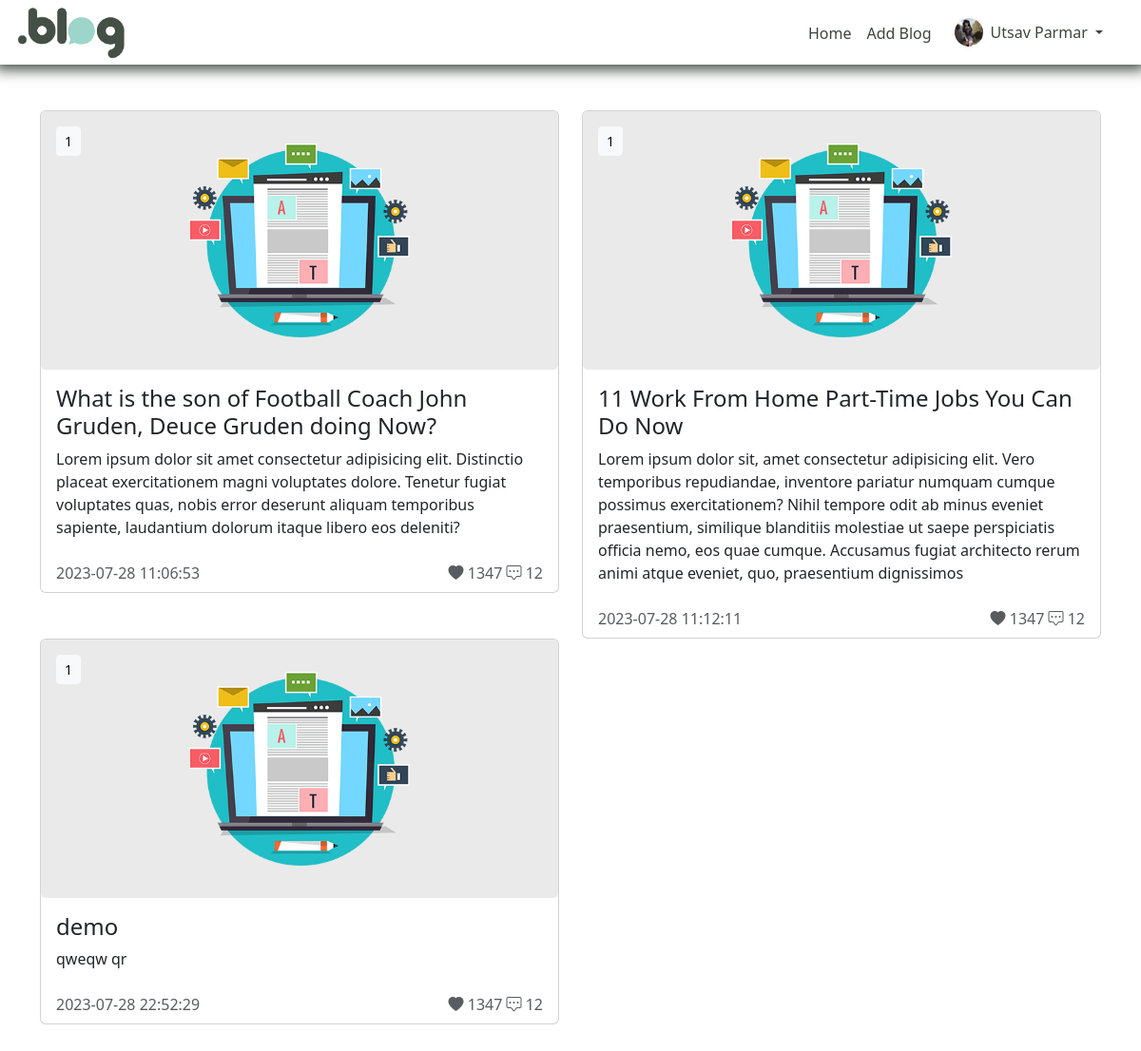
Before: /dashboard.php (signed in) with the older database file.
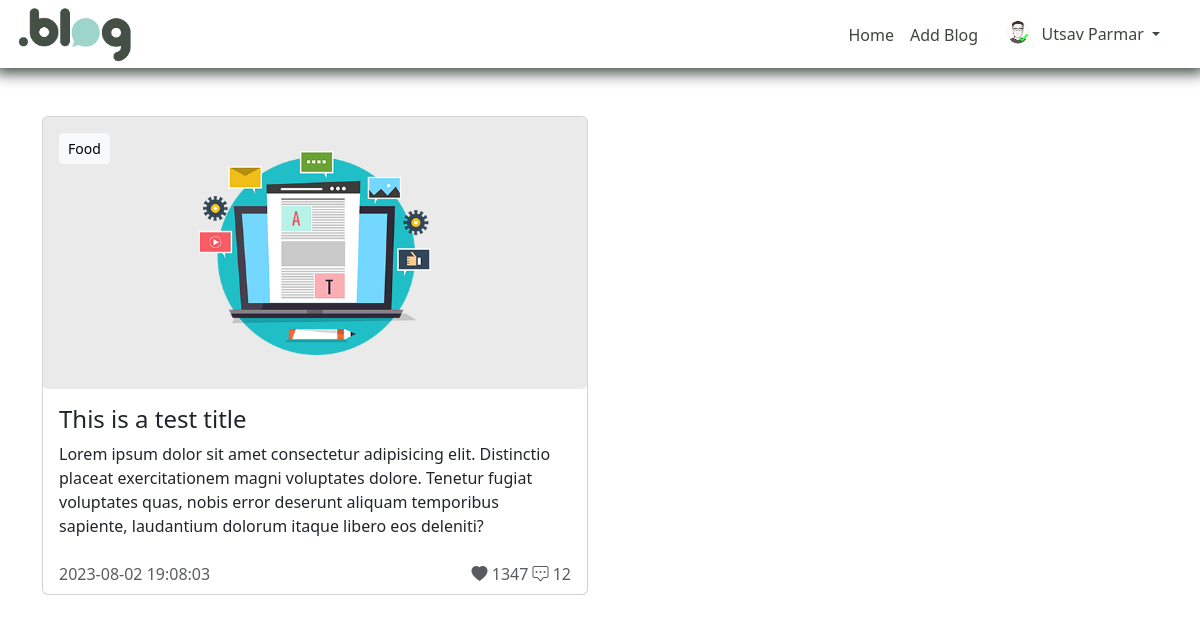
After: the same page with the newer database file.
### tables this page shows
CREATE TABLE `users` (
  `user_id` int(11) NOT NULL,
  `name` varchar(100) NOT NULL,
  `email` varchar(100) NOT NULL,
  `password` varchar(100) NOT NULL,
  `user_type` enum('client','admin') NOT NULL DEFAULT 'client',
  `image` varchar(100) DEFAULT NULL
);

CREATE TABLE `blog_posts` (
  `post_id` int(11) NOT NULL,
  `user_id` int(11) NOT NULL,
  `title` text NOT NULL,
  `content` text NOT NULL,
  `like_count` int(11) DEFAULT NULL,
  `comment_count` int(11) DEFAULT NULL,
  `category` text NOT NULL,
  `image` text,
  `category_id` int(11) NOT NULL,
  `created_at` datetime NOT NULL DEFAULT CURRENT_TIMESTAMP
);

### dashboard.php (the view, shortened to what this page needs)
<!DOCTYPE html>
<html lang="en">
<head>
</head>
<body>
  <?php
  include "./navbar_dash.php";
  ?>
  <div class="container my-5">
    <div class="row">
      <?php
      $query = "SELECT * FROM blog_posts";
      $runquery = mysqli_query($conn, $query);
      while ($row = mysqli_fetch_assoc($runquery)) {
        $title = $row["title"];
        $content = $row["content"];
        $category = $row["category"];
        $created_at = $row["created_at"];
        ?>
        <div class="col-sm-6">
          <div class="card">
            <img class="card-img" src='./assets/blog_default.png' alt="Post_Card">
            <div class="card-img-overlay">
              <a href="#" class="btn btn-light btn-sm">
                <?= $category ?>
              </a>
            </div>
            <div class="card-body">
              <h4 class="card-title">
                <?= $title ?>
              </h4>
              <p class="card-text">
                <?= $content ?>
              </p>
            </div>
            <div class="card-footer text-muted d-flex justify-content-between bg-transparent border-top-0">
              <div class="views">
                <?= $created_at ?>
              </div>
              <div class="stats">
                <i class="bi bi-heart-fill"></i> 1347
                <i class="bi bi-chat-square-dots"></i> 12
              </div>
            </div>
          </div>
        </div>
        <?php
      }
      ?>
    </div>
  </div>
</body>
</html>

### navbar_dash.php (shortened to what this page needs)
<?php
include "connection.php";
$user_id = $_SESSION["user_id"];
$query = "SELECT * FROM Users WHERE user_id='$user_id'";
$runquery = mysqli_query($conn, $query);
$row = mysqli_fetch_assoc($runquery);
$name = $row["name"];
$image = $row["image"];
?>
<!DOCTYPE html>
<html lang="en">
<head>
  <link href="https://cdn.jsdelivr.net/npm/bootstrap@5.3.1/dist/css/bootstrap.min.css" rel="stylesheet"
>
  <link rel="stylesheet" href="./css/style.css">
  <link rel="stylesheet"
    href="https://cdnjs.cloudflare.com/ajax/libs/line-awesome/1.3.0/line-awesome/css/line-awesome.min.css"
 />
  <link href="./lib/css/bootstrap-icons/bootstrap-icons.css" rel="stylesheet">
</head>
<body>
  <header class="p-1 header_nav">
    <div class="container-fluid">
      <div class="d-flex flex-wrap align-items-center justify-content-center justify-content-lg-start">
        <a href="/" class="d-flex align-items-center mb-2 mb-lg-0 text-white text-decoration-none">
          <img src="./assets/site_logo.png" alt="logo" height="60">
        </a>
        <ul class="nav col-12 col-lg-auto me-2 mb-2 justify-content-center mb-md-0 ms-auto ">
          <li><a href="./dashboard.php" class="nav-link px-2 mt-1 ">Home</a></li>
          <li><a href="./add_blog.php" class="nav-link px-2 mt-1">Add Blog</a></li>
          <li class="nav-item dropdown pe-3">
            <a class="nav-link nav-profile d-flex align-items-center pe-0" href="#" data-bs-toggle="dropdown">
              <img src="upload/profile/<?= $image ?>" alt="Profile" class="rounded-circle" height="30">
              <span class="d-none d-md-block dropdown-toggle ps-2">
                <?= $name ?>
              </span>
            </a>
          </li>
        </ul>
      </div>
    </div>
  </header>
</body>
</html>

### css/style.css (style rules this page uses)
.header_nav { background-color: #fff; box-shadow: #3c463d 0px 0px 14px 5px; }
.nav-link { color: #3c463d; }

Changed rows visible on the page:
removed blog_posts: category "1", title "What is the son of Football Coach John Gruden, Deuce Gruden doing Now?", content "Lorem ipsum dolor sit amet consectetur adipisicing elit. Distinctio placeat exercitationem magni voluptates dolore. Tenetur fugiat voluptates quas, nobis error deserunt aliquam temporibus sapiente, laudantium dolorum itaque libero eos deleniti?", created_at "2023-07-28 11:06:53"
removed blog_posts: category "1", title "11 Work From Home Part-Time Jobs You Can Do Now", content "Lorem ipsum dolor sit, amet consectetur adipisicing elit. Vero temporibus repudiandae, inventore pariatur numquam cumque possimus exercitationem? Nihil tempore odit ab minus eveniet praesentium, similique blanditiis molestiae ut saepe perspiciatis officia nemo, eos quae cumque. Accusamus fugiat architecto rerum animi atque eveniet, quo, praesentium dignissimos", created_at "2023-07-28 11:12:11"
removed blog_posts: category "1", title "demo", content "qweqw qr", created_at "2023-07-28 22:52:29"
changed users "Utsav Parmar": image: a different picture
added blog_posts: category "Food", title "This is a test title", content "Lorem ipsum dolor sit amet consectetur adipisicing elit. Distinctio placeat exercitationem magni voluptates dolore. Tenetur fugiat voluptates quas, nobis error deserunt aliquam temporibus sapiente, laudantium dolorum itaque libero eos deleniti?", created_at "2023-08-02 19:08:03"
